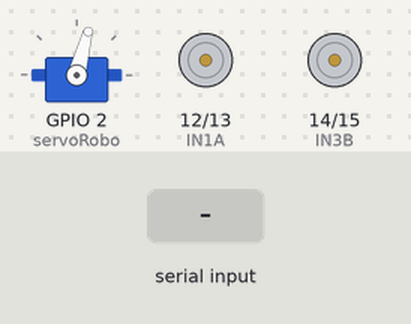
Recording of a sketch running on a simulated ESP32. Shown: servo, motor-driver pin pairs drawn as motors (green arrow = first pin HIGH = forward, orange = second pin HIGH = backward, longer = more drive). Inputs (shaded band) come from the test bench. Nothing arrives over Bluetooth unless stated; what the sketch prints to the serial monitor is not drawn.

Above: at 1.2 s.
1.3 s: "0" received over the second serial link
At 1.42 s:
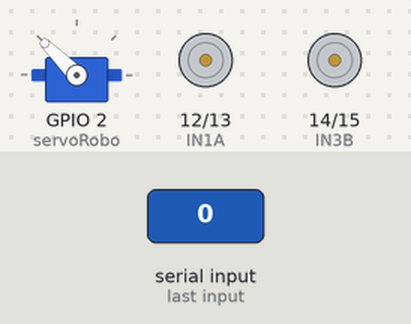
3.0 s: "1" received over the second serial link
At 3.6 s:
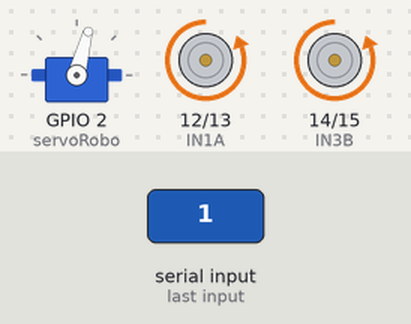
4.5 s: "2" received over the second serial link
At 4.8 s:
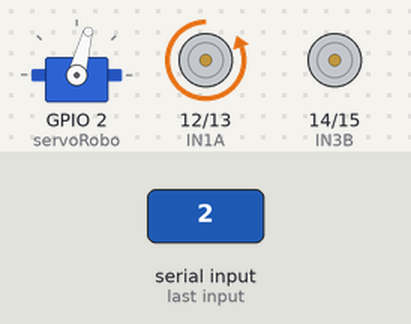
6.0 s: "3" received over the second serial link
At 7.1 s:
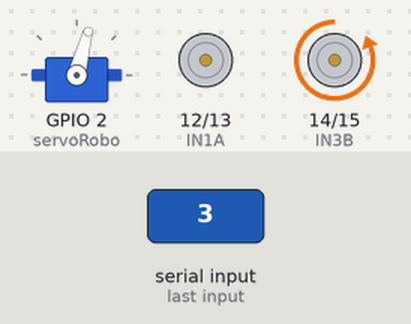
7.5 s: "4" received over the second serial link
At 8.3 s:
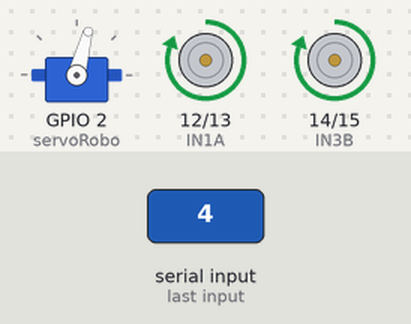
9.0 s: "5" received over the second serial link
At 9.4 s:
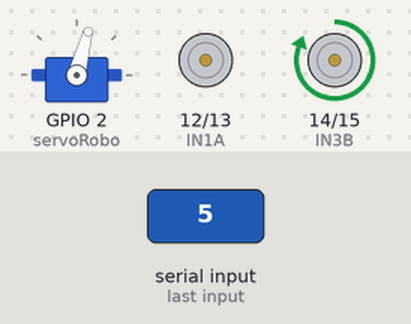
Timing chart, 0 to 11.5 s (numbered marks = the images above; inputs shaded):
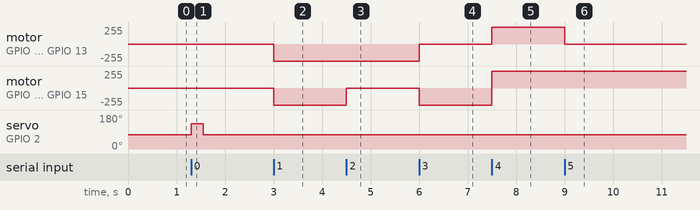

Measured:
- after the input at 1.3 s, servo on GPIO 2 (servoRobo): 75° → 135° at once, → 75° 0.25 s later
- after the input at 3.0 s, motor on GPIO 12 (IN1A) / GPIO 13 (IN2A), motor on GPIO 14 (IN3B) / GPIO 15 (IN4B): stopped → backward 255/255 at once
- after the input at 4.5 s, motor on GPIO 14 (IN3B) / GPIO 15 (IN4B): backward 255/255 → stopped at once
- after the input at 6.0 s, motor on GPIO 12 (IN1A) / GPIO 13 (IN2A): backward 255/255 → stopped at once; motor on GPIO 14 (IN3B) / GPIO 15 (IN4B): stopped → backward 255/255 at once
- after the input at 7.5 s, motor on GPIO 12 (IN1A) / GPIO 13 (IN2A): stopped → forward 255/255 at once; motor on GPIO 14 (IN3B) / GPIO 15 (IN4B): backward 255/255 → forward 255/255 at once
- after the input at 9.0 s, motor on GPIO 12 (IN1A) / GPIO 13 (IN2A): forward 255/255 → stopped at once

The sketch:

robos.ino
```cpp
#include <ESP32Servo.h>
#include <BluetoothSerial.h>

BluetoothSerial SerialBT1;
Servo servoRobo;

bool servoCooldown = false;
unsigned long servoCooldownStart = 0;
const unsigned long servoCooldownDuration = 8000;

const int IN1A = 12;
const int IN2A = 13;
const int IN3B = 14;
const int IN4B = 15;

void setup() {
  Serial.begin(115200);
  SerialBT1.begin("ESP32 - Robo"); // Nome do dispositivo Bluetooth
  Serial.println("O dispositivo iniciou no modo escravo, aguardando um mestre para conectar...");
  pinMode(IN1A, OUTPUT);
  pinMode(IN2A, OUTPUT);
  pinMode(IN3B, OUTPUT);
  pinMode(IN4B, OUTPUT);
  servoRobo.attach(2);
  servoRobo.write(75); // Posição inicial do servo
}

void loop() {
  if (SerialBT1.available() > 0) {
    char received = SerialBT1.read();
    // Atacar balão com micro servo
    if (received == '0' && !servoCooldown) {
      servoRobo.write(135);
      delay(250); // Aguardar o servo atingir a posição
      servoRobo.write(75);
      servoCooldown = true;
      servoCooldownStart = millis();
    } else {
      // Controlar os motores de acordo com o comando recebido
      switch(received) {
        case '1': // Andar para frente
          digitalWrite(IN1A, LOW);
          digitalWrite(IN2A, HIGH);
          digitalWrite(IN3B, LOW);
          digitalWrite(IN4B, HIGH);
          break;
        case '2': // Andar para frente-direita
          digitalWrite(IN1A, LOW);
          digitalWrite(IN2A, HIGH);
          digitalWrite(IN3B, LOW);
          digitalWrite(IN4B, LOW);
          break;
        case '3': // Andar para frente-esquerda
          digitalWrite(IN1A, LOW);
          digitalWrite(IN2A, LOW);
          digitalWrite(IN3B, LOW);
          digitalWrite(IN4B, HIGH);
          break;
        case '4': // Andar para trás
          digitalWrite(IN1A, HIGH);
          digitalWrite(IN2A, LOW);
          digitalWrite(IN3B, HIGH);
          digitalWrite(IN4B, LOW);
          break;
        case '5': // Andar para trás-direita
          digitalWrite(IN1A, LOW);
          digitalWrite(IN2A, LOW);
          digitalWrite(IN3B, HIGH);
          digitalWrite(IN4B, LOW);
          break;
        case '6': // Andar para trás-esquerda
          digitalWrite(IN1A, HIGH);
          digitalWrite(IN2A, LOW);
          digitalWrite(IN3B, LOW);
          digitalWrite(IN4B, LOW);
          break;
        case '7': // Virar para direita
          digitalWrite(IN1A, LOW);
          digitalWrite(IN2A, HIGH);
          digitalWrite(IN3B, HIGH);
          digitalWrite(IN4B, LOW);
          break;
        case '8': // Virar para esquerda
          digitalWrite(IN1A, HIGH);
          digitalWrite(IN2A, LOW);
          digitalWrite(IN3B, LOW);
          digitalWrite(IN4B, HIGH);
          break;
        default: // Parar motores quando nenhum comando é recebido
          digitalWrite(IN1A, LOW);
          digitalWrite(IN2A, LOW);
          digitalWrite(IN3B, LOW);
          digitalWrite(IN4B, LOW);
          break;
      }
    }
  }
  // Verificar se o cooldown do servo terminou
  if (servoCooldown && (millis() - servoCooldownStart >= servoCooldownDuration)) {
    servoCooldown = false;
  }
}
```
